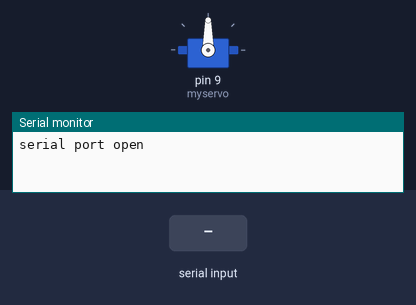
A sketch run on a simulated Arduino Uno, built with avr-gcc and run on an emulated ATmega328P. On the bench: servo, the last lines printed to the serial monitor. The inputs (shaded band) are chosen by the test bench.

Above: at 1.2 s.
1.3 s: "90,45\n" received over Serial
At 2.3 s:
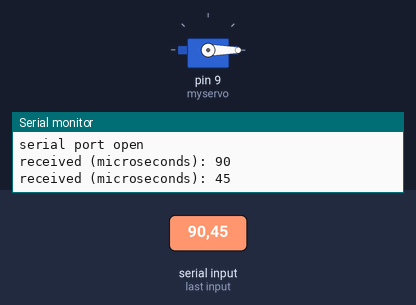
Timing chart, 0 to 4.3 s (numbered marks = the images above; inputs shaded):
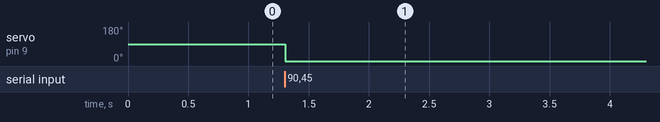

The sketch:

_180415_servo_help.ino
```cpp
/*
Author: Kris Gonzalez
Date Created: 180415
Objective: help figure out why another microcontroller having
	issues driving a servo.

*/

#include <Servo.h>

Servo myservo;  // create servo object to control a servo
// twelve servo objects can be created on most boards

int pos = 0;    // variable to store the servo position

void setup() {
myservo.attach(9);  // attaches the servo on pin 9 to the servo object
Serial.begin(9600);
Serial.println("serial port open");

}

void loop() {
	int comvalue = 0;
	if(Serial.available() > 0) {
		comvalue = Serial.parseInt();
		Serial.print("received (microseconds): ");
		Serial.println(comvalue);
		myservo.writeMicroseconds(comvalue);
	} //if new value received

}//mainloop
```

Measured:
- after the input at 1.3 s, servo on pin 9 (myservo): 90° → 0° at once
